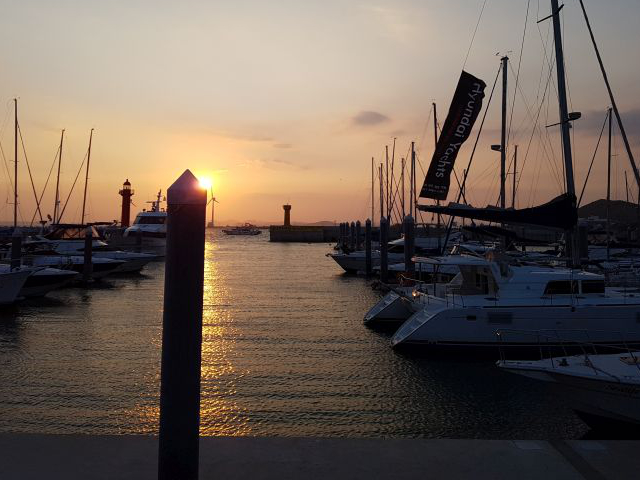
#> input picture img/yate.jpg, 640 x 480 px
$ python 12histnormalize.py
#> lines starting #> are read from the running program, lines starting #| are printed output that depends on the picture
import cv2
import matplotlib.pyplot as plt
import numpy as np

img = cv2.imread('./img/yate.jpg', cv2.IMREAD_GRAYSCALE)
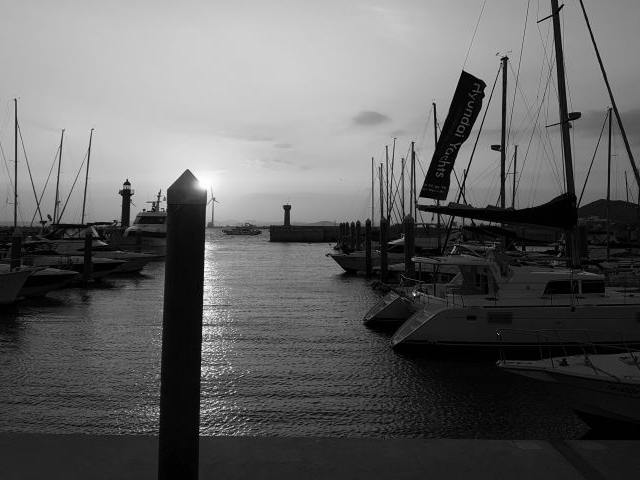
#> img: shape (480, 640); min 0, max 255, mean 98.1
hist = cv2.calcHist([img], [0], None, [256], [0,255])
#> hist = 256 values, max 5912 at index 1, min 0 at index 255, mean 1200
plt.plot(hist)
plt.show()
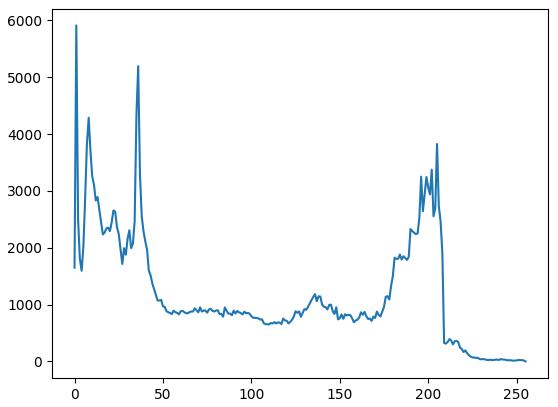
#> figure drawn by matplotlib, 1 panel; curve peaks at x = 1, y = 5912

# 분자의 오버플로우로 인한 에러
# img_norm =((img - img.min()) *255) / (img.max() - img.min())


#해결1 나눈뒤 255를 곱함
# img_norm =((img - img.min())  / (img.max() - img.min())) *255

#해결2 형변환 유도
# img_norm =((img - img.min()) *255.0) / (img.max() - img.min())

#해결3 직접 형변환
img_f = img.astype(np.float32)
img_norm = (img_f - img.min()) * 255 / (img_f.max() - img_f.min())

img_normcv = cv2.normalize(img, None, 0, 255, cv2.NORM_MINMAX)

hist_norm = cv2.calcHist([img_norm], [0], None, [256], [0 ,255])
#> hist_norm has the same summary as hist
hist_normcv = cv2.calcHist([img_normcv], [0], None, [256], [0 ,255])
#> hist_normcv has the same summary as hist

plt.subplot(1,3,1)
plt.plot(hist)
plt.subplot(1,3,2)
plt.plot(hist_norm)
plt.subplot(1,3,3)
plt.plot(hist_normcv)
plt.show()
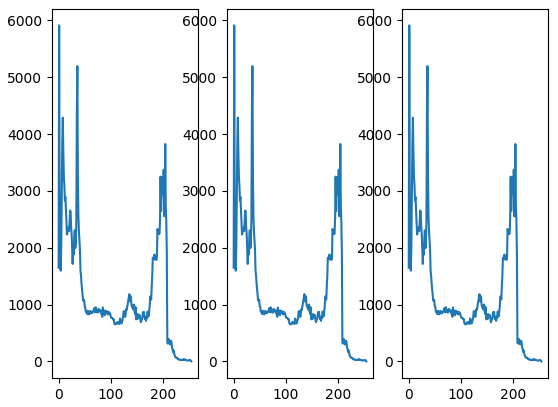
#> figure drawn by matplotlib, 3 panels; panel 1: curve peaks at x = 1, y = 5912; panel 2: curve peaks at x = 1, y = 5912; panel 3: curve peaks at x = 1, y = 5912

print(img_norm)
#> (printed output is left out)
cv2.imshow('', img)
cv2.imshow('imgnorm', img_norm.astype(np.uint8))
cv2.imshow('imgnormcv', img_normcv)
cv2.waitKey(0)
cv2.destroyAllWindows()
